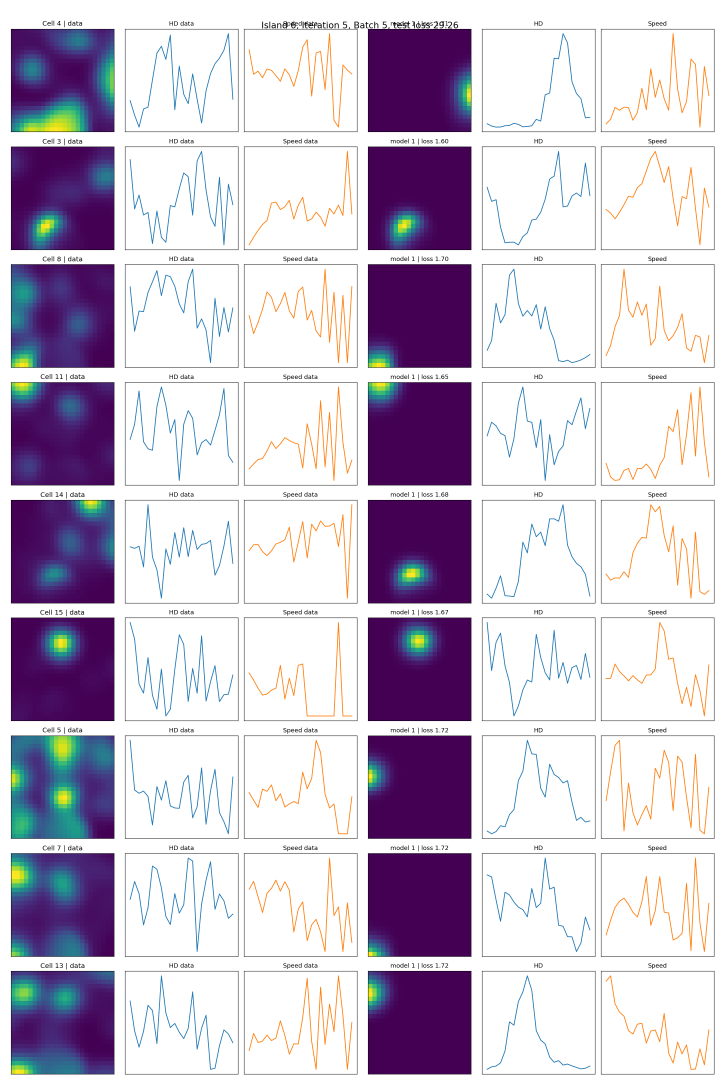
#> input picture program_databases/02-05/03-53-54/combined/top_model_fit_1.png, 2160 x 3240 px (shown at 1/3 size); its folder holds only this picture in this run
$ python -i spec.py   (imports and definitions only)
#> lines starting #> are read from the running program, lines starting #| are printed output that depends on the picture
"""
Welcome to the Model Discovery Engine! Fill in the components below to start building your model.

NECESSARY COMPONENTS:

Loading:
- load_and_process_data(data_path, *preprocess_params) -> dict[str, np.ndarray]
- train_test_split(X) -> [train_samples, train_trials]

Seed Programs:
- model_v1(data, params) and param_est_v1(data)
- model_v2(data, params) and param_est_v2(data)

Loss:
- loss_fn(model_output, data) -> loss values

OPTIONAL COMPONENTS:
- plot_model_fits(data, programs_list, eval_grid, save_path, labels)
"""

import numpy as np
import matplotlib.pyplot as plt
from scipy.ndimage import gaussian_filter
from typing import Dict, Any, Optional, List, Tuple

from src import utils


# ========================
# 1. DATA
# ========================

# [309 lines left out: functions load_and_process_data, train_test_split, model_v1, not called in this run]


model_v1.DEFAULT_PARAMS = {
    "lam": 0.6,
    "theta": 0.0,
    "phi_x": 0.0,
    "phi_y": 0.0,
    "baseline": 0.0,
    "amplitude": 1.0,
    "sigma": 0.12,
}


def param_est_v1(data):
    """
    Autocorr-based initializer for an isotropic hex-grid Gaussian-bump model.

    Intended model family (for context):
        r(x,y) = baseline + amplitude * Sigma_{n,m} exp(-||[x,y]-c_{n,m}||^2 / (2*sigma^2)),
    where {c_{n,m}} is a rotated hexagonal lattice with spacing `lam`, orientation `theta`,
    and global phase shift (phi_x, phi_y).

    What this estimator does (self-contained, robust-ish):
    1) Bin samples into a 2D rate map R over [-1,1]^2 and lightly smooth it.
    2) Compute 2D autocorrelation A of (masked, windowed, zero-mean) R via FFT.
       For grid structure, A has a central peak and a first ring of 6 peaks.
    3) Estimate:
       - `lam` from radius (in bins -> coordinate units) of the nearest non-central peak.
       - `theta` from the angle of that peak, reduced modulo pi/3.
    4) Estimate (phi_x, phi_y) by FFT cross-correlation between R and a hex-lattice
       template (built with the estimated lam/theta and a default sigma), taking the
       argmax shift.
    5) baseline/amplitude from response percentiles; sigma proportional to lam.

    Parameters
    ----------
    data : dict[str, np.ndarray]
        Data dictionary for a single sample (no sample axis) with keys:
        - 'pos_x': shape (n_trials,) -- x positions.
        - 'pos_y': shape (n_trials,) -- y positions.
        - 'response': shape (n_trials,) -- observed firing rates.

    Returns
    -------
    dict
        Parameter dictionary with keys
        ["lam", "theta", "phi_x", "phi_y", "baseline", "amplitude", "sigma"].
    """
    from scipy.ndimage import gaussian_filter

    x = np.asarray(data['pos_x'], float)
    y = np.asarray(data['pos_y'], float)
    yobs = np.asarray(data['response'], float)

    # ---------- fixed internal hyperparameters ----------
    nbins = 48
    smooth_sigma = 2.5
    occ_prct = 20          # occupancy mask threshold percentile
    peak_excl_frac = 0.08  # exclude small radii in autocorr
    topk = 120             # peak candidates in autocorr band
    # ----------------------------------------------------

    # Robust baseline/amplitude init
    baseline = float(np.percentile(yobs, 10))
    amplitude = float(max(1e-6, np.percentile(yobs, 95) - baseline))

    # --- build smoothed rate map R over [-1,1]^2 ---
    edges = np.linspace(-1.0, 1.0, nbins + 1)
    occ, _, _ = np.histogram2d(x, y, bins=[edges, edges])
    heat, _, _ = np.histogram2d(x, y, bins=[edges, edges], weights=yobs)
    R = heat / (occ + 1e-8)

    # Smooth in occupancy-normalized way (reduces sampling noise)
    Rs = gaussian_filter(R, smooth_sigma)
    Os = gaussian_filter(occ, smooth_sigma)
    Rm = Rs / (Os + 1e-8)

    # Occupancy mask (ignore sparse bins)
    if np.any(occ > 0):
        thr = np.percentile(occ[occ > 0], occ_prct)
        mask = (occ >= thr).astype(float)
    else:
        mask = np.ones_like(Rm)

    # --- autocorrelation via FFT of windowed, masked, zero-mean map ---
    wy = np.hanning(nbins)
    wx = np.hanning(nbins)
    win = wy[:, None] * wx[None, :]
    w = mask * win
    mu = np.sum(Rm * w) / (np.sum(w) + 1e-12)
    Z = (Rm - mu) * w

    F = np.fft.fft2(Z)
    A = np.fft.ifft2(np.abs(F) ** 2).real
    A = np.fft.fftshift(A)
    A = A / (np.max(A) + 1e-12)

    # --- pick nearest-ring peak in autocorr to estimate lam, theta ---
    cy, cx = nbins // 2, nbins // 2
    yy, xx = np.indices((nbins, nbins))
    dy = yy - cy
    dx = xx - cx
    rr = np.sqrt(dx * dx + dy * dy)

    r_excl = peak_excl_frac * np.max(rr)
    rmin = max(r_excl, 0.15 * np.max(rr))
    rmax = 0.6 * np.max(rr)
    band = (rr >= rmin) & (rr <= rmax)
    Ab = np.where(band, A, -np.inf)

    flat = Ab.ravel()
    k = min(topk, flat.size)
    idx = np.argpartition(flat, -k)[-k:]
    py, px = np.unravel_index(idx, (nbins, nbins))
    vals = Ab[py, px]
    order = np.argsort(vals)[::-1]
    py, px = py[order], px[order]

    if len(py) == 0 or not np.isfinite(vals).any():
        lam = 0.6
        theta = 0.0
    else:
        # pick the strongest peak in the annulus as the ring representative
        py0, px0 = py[0], px[0]
        r0 = float(rr[py0, px0])
        ang0 = float(np.arctan2(py0 - cy, px0 - cx))

        binw = 2.0 / nbins
        lam = float(np.clip(r0 * binw, 1.0, 1.5))
        theta = float(ang0 % (np.pi / 3))

    sigma = float(np.clip(0.20 * lam, 0.01, 0.6))

    # --- phase (phi_x,phi_y) via FFT cross-correlation with a small lattice template ---
    xs = (np.arange(nbins) + 0.5) * (2.0 / nbins) - 1.0
    ys = (np.arange(nbins) + 0.5) * (2.0 / nbins) - 1.0
    Xg, Yg = np.meshgrid(xs, ys, indexing="ij")

    c, s = np.cos(theta), np.sin(theta)
    v1 = np.array([lam * c, lam * s])
    v2 = np.array([0.5 * lam * c - 0.5 * np.sqrt(3.0) * lam * s,
                   0.5 * lam * s + 0.5 * np.sqrt(3.0) * lam * c])

    K = int(np.clip(np.ceil(2.0 / max(lam, 1e-3)), 2, 5))
    ns = np.arange(-K, K + 1)
    ms = np.arange(-K, K + 1)
    nn, mm = np.meshgrid(ns, ms, indexing="ij")
    centers = nn[..., None] * v1 + mm[..., None] * v2
    centers = centers.reshape(-1, 2)

    inv2 = 1.0 / (2.0 * sigma * sigma + 1e-12)
    dx0 = Xg[None, :, :] - centers[:, 0][:, None, None]
    dy0 = Yg[None, :, :] - centers[:, 1][:, None, None]
    T = np.exp(-(dx0 * dx0 + dy0 * dy0) * inv2).sum(axis=0)

    Rz = (Rm - Rm.mean()) / (Rm.std() + 1e-12)
    Tz = (T - T.mean()) / (T.std() + 1e-12)
    C = np.fft.ifft2(np.fft.fft2(Rz) * np.conj(np.fft.fft2(Tz))).real
    iy, ix = np.unravel_index(np.argmax(C), C.shape)

    sy = iy if iy <= nbins // 2 else iy - nbins
    sx = ix if ix <= nbins // 2 else ix - nbins
    binw = 2.0 / nbins
    shift_x = sx * binw
    shift_y = sy * binw
    phi_x = float(np.clip(-shift_x, -1.0, 1.0))
    phi_y = float(np.clip(-shift_y, -1.0, 1.0))

    return {
        "lam": float(lam),
        "theta": float(theta),
        "phi_x": float(phi_x),
        "phi_y": float(phi_y),
        "baseline": float(baseline),
        "amplitude": float(amplitude),
        "sigma": float(sigma),
    }


# [79 lines left out: function model_v2, not called in this run]


model_v2.DEFAULT_PARAMS = {
    "lam": 0.6,
    "theta": 0.0,
    "phi_x": 0.0,
    "phi_y": 0.0,
    "baseline": 0.0,
    "amplitude": 1.0,
    "sigma_par": 0.14,
    "sigma_perp": 0.10,
}


# [429 lines left out: functions param_est_v2, loss_fn, plot_model_fits, _compute_rate_maps, _make_ratemap, _fft_peak_candidates and 1 more, not called in this run]

>>> import cv2
>>> picture = cv2.imread('../../program_databases/02-05/03-53-54/combined/top_model_fit_1.png', cv2.IMREAD_GRAYSCALE)
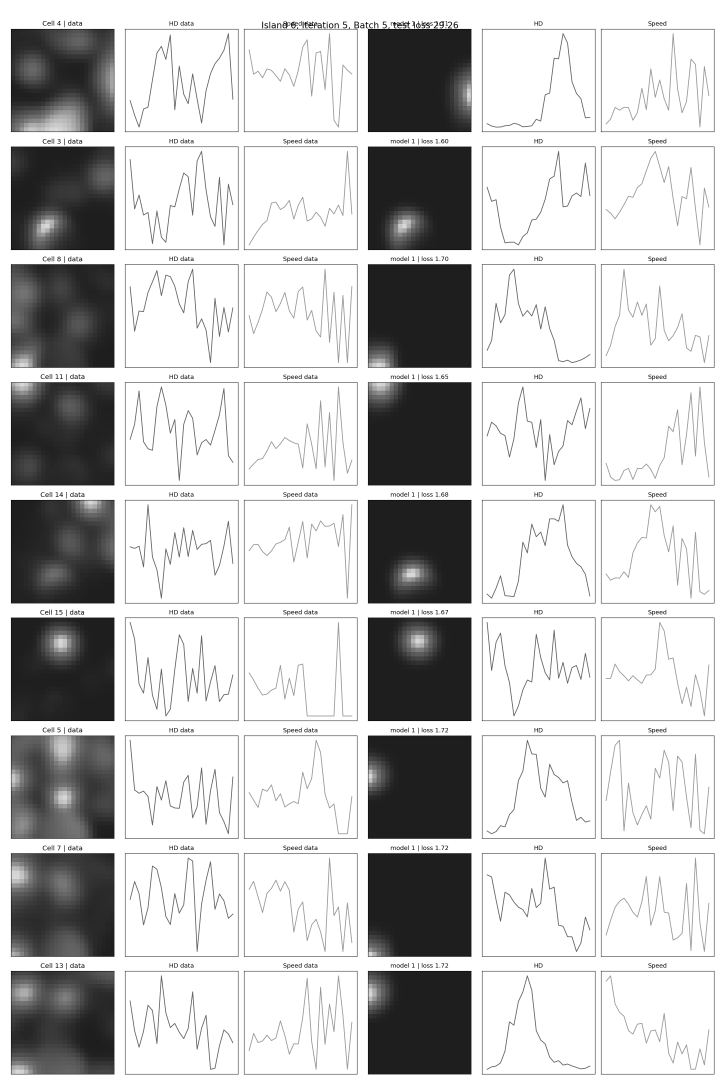
#> picture: shape (3240, 2160) (shown at 1/3 size); min 0, max 255, mean 198.4
#> (the run stopped early here; a loop or call above may not have finished)

$ run again, on program_databases/02-05/03-53-54/combined/top_model_fits.png
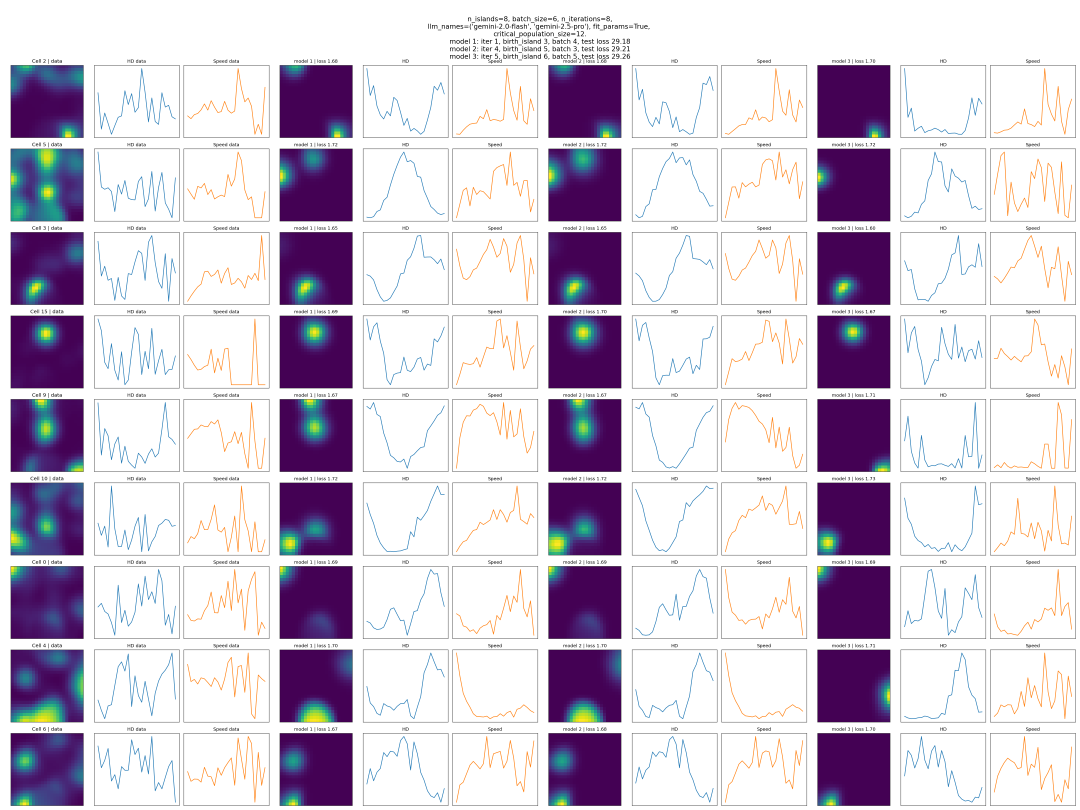
#> input picture program_databases/02-05/03-53-54/combined/top_model_fits.png, 4320 x 3240 px (shown at 1/4 size)
#> `picture = cv2.imread('../../program_databases/02-05/03-53-54/combined/..`:
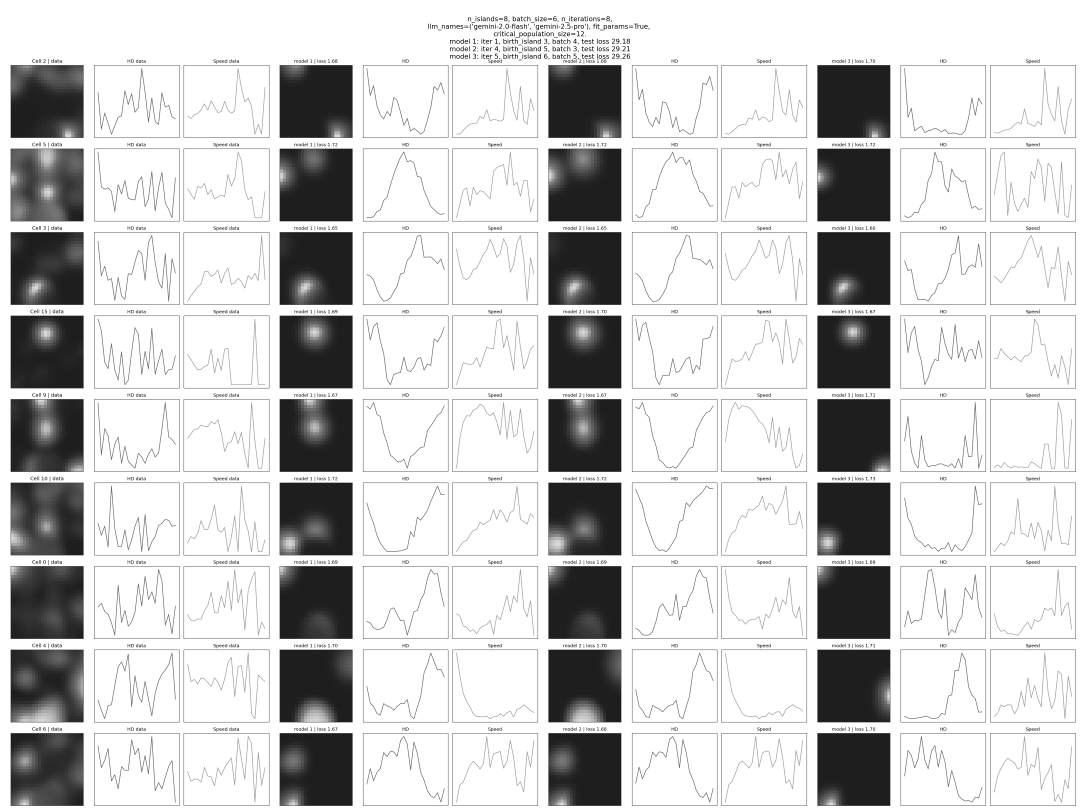
#> picture: shape (3240, 4320) (shown at 1/4 size); min 0, max 255, mean 204.4
